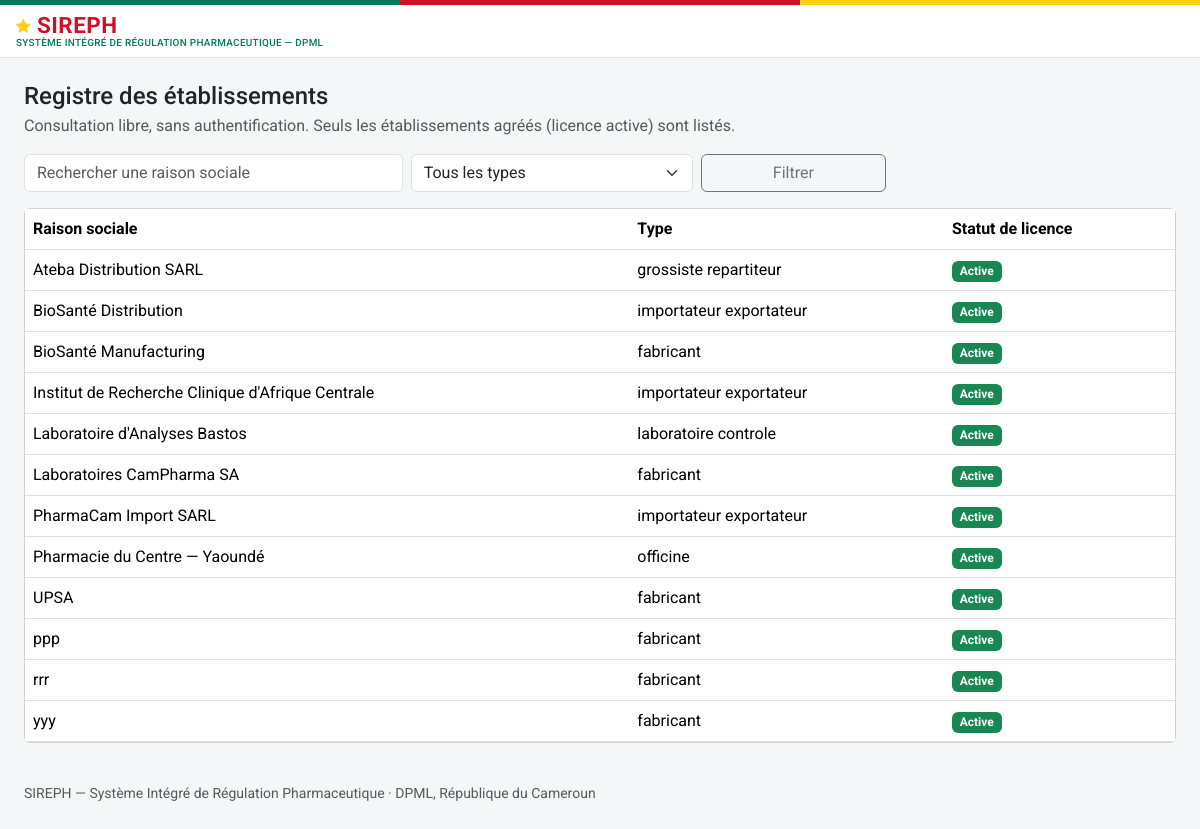
Page /etablissements on the committed database.
### models.py (models this page shows)
class Etablissement(db.Model):
    id = db.Column(db.Integer, primary_key=True)
    raison_sociale = db.Column(db.String(255), nullable=False)
    type = db.Column(db.String(40), nullable=False)
    adresse = db.Column(db.String(500))
    latitude = db.Column(db.Float, nullable=True)   # géolocalisation — exploité par le futur module RI
    longitude = db.Column(db.Float, nullable=True)
    statut_licence = db.Column(db.String(20), nullable=False, default="en_instruction")
    date_expiration_licence = db.Column(db.Date, nullable=True)
    pharmacien_responsable_id = db.Column(db.Integer, db.ForeignKey("personne.id"), nullable=True)
    categorie_activite = db.Column(db.String(30), nullable=True)
    pharmacien_responsable = db.relationship("Personne", foreign_keys=[pharmacien_responsable_id])

### routes_ri.py (the view)
@ri_bp.route("/etablissements")
def etablissements_registre():
    q = Etablissement.query
    texte = request.args.get("q", "").strip()
    type_etab = request.args.get("type", "")
    statut = request.args.get("statut", "")
    vue_publique = current_user() is None
    if vue_publique:
        q = q.filter_by(statut_licence="active")
        statut = "active"
    if texte:
        q = q.filter(Etablissement.raison_sociale.ilike(f"%{texte}%"))
    if type_etab:
        q = q.filter_by(type=type_etab)
    if statut and not vue_publique:
        q = q.filter_by(statut_licence=statut)
    etablissements = q.order_by(Etablissement.raison_sociale).all()
    return render_template("inspection/etablissements_registre.html", etablissements=etablissements,
                            q=texte, type_etab=type_etab, statut=statut, vue_publique=vue_publique)

### auth.py (called while the page is built)
def current_user():
    uid = session.get("user_id")
    if not uid:
        return None
    return db.session.get(Personne, uid)

### templates/inspection/etablissements_registre.html (shortened to what this page needs)
{% extends "base.html" %}
{% block content %}
<h4 class="mb-1">Registre des établissements</h4>
{% if vue_publique %}
<p class="text-muted">Consultation libre, sans authentification. Seuls les établissements agréés (licence active) sont listés.</p>
{% endif %}
<form method="get" class="row g-2 mb-3" role="search">
  <div class="col-md-4">
    <input type="text" class="form-control" id="q" name="q" value="{{ q }}" placeholder="Rechercher une raison sociale">
  </div>
  <div class="col-md-3">
    <select class="form-select" id="type" name="type">
      <option value="">Tous les types</option>
    </select>
  </div>
  <div class="col-md-2"><button class="btn btn-outline-secondary w-100">Filtrer</button></div>
</form>
<div class="card">
  <div class="table-responsive">
    <table class="table table-hover align-middle mb-0">
      <thead><tr><th>Raison sociale</th><th>Type</th><th>Statut de licence</th></tr></thead>
      <tbody>
        {% for e in etablissements %}
        <tr>
          <td>{% if vue_publique %}{{ e.raison_sociale }}{% else %}<a href="{{ url_for('ri.etablissement_fiche', id=e.id) }}">{{ e.raison_sociale }}</a>{% endif %}</td>
          <td>{{ e.type.replace('_',' ') }}</td>
          <td><span class="badge {{ 'bg-success' if e.statut_licence == 'active' else ('bg-danger' if e.statut_licence in ('suspendue','revoquee') else 'bg-secondary') }}">{{ STATUTS_LICENCE.get(e.statut_licence, e.statut_licence) }}</span></td>
        </tr>
        {% else %}
        <tr><td colspan="3" class="text-center text-muted py-4">Aucun résultat ne correspond à ces critères.</td></tr>
        {% endfor %}
      </tbody>
    </table>
  </div>
</div>
{% endblock %}

### static/css/style.css (style rules this page uses)
:root { --cm-green: #007a5e; --cm-green-dark: #00553f; --cm-red: #ce1126; --cm-yellow: #fcd116; }
body { background-color: #f4f6f8; font-family: "Roboto", -apple-system, BlinkMacSystemFont, "Segoe UI", Arial, sans-serif; }

### rows in the picture
Etablissement: raison_sociale "Ateba Distribution SARL", type.replace "grossiste repartiteur", get "Active"
Etablissement: raison_sociale "BioSanté Distribution", type.replace "importateur exportateur", get "Active"
Etablissement: raison_sociale "BioSanté Manufacturing", type.replace "fabricant", get "Active"
Etablissement: raison_sociale "Institut de Recherche Clinique d'Afrique Centrale", type.replace "importateur exportateur", get "Active"
Etablissement: raison_sociale "Laboratoire d'Analyses Bastos", type.replace "laboratoire controle", get "Active"
Etablissement: raison_sociale "Laboratoires CamPharma SA", type.replace "fabricant", get "Active"
Etablissement: raison_sociale "PharmaCam Import SARL", type.replace "importateur exportateur", get "Active"
Etablissement: raison_sociale "Pharmacie du Centre — Yaoundé", type.replace "officine", get "Active"
Etablissement: raison_sociale "UPSA", type.replace "fabricant", get "Active"
Etablissement: raison_sociale "ppp", type.replace "fabricant", get "Active"
Etablissement: raison_sociale "rrr", type.replace "fabricant", get "Active"
Etablissement: raison_sociale "yyy", type.replace "fabricant", get "Active"
